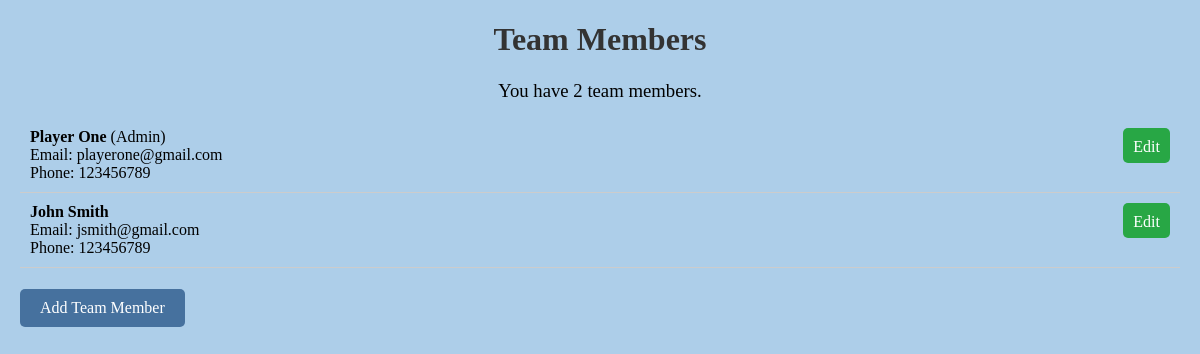
Page /api/ on the earlier database version.
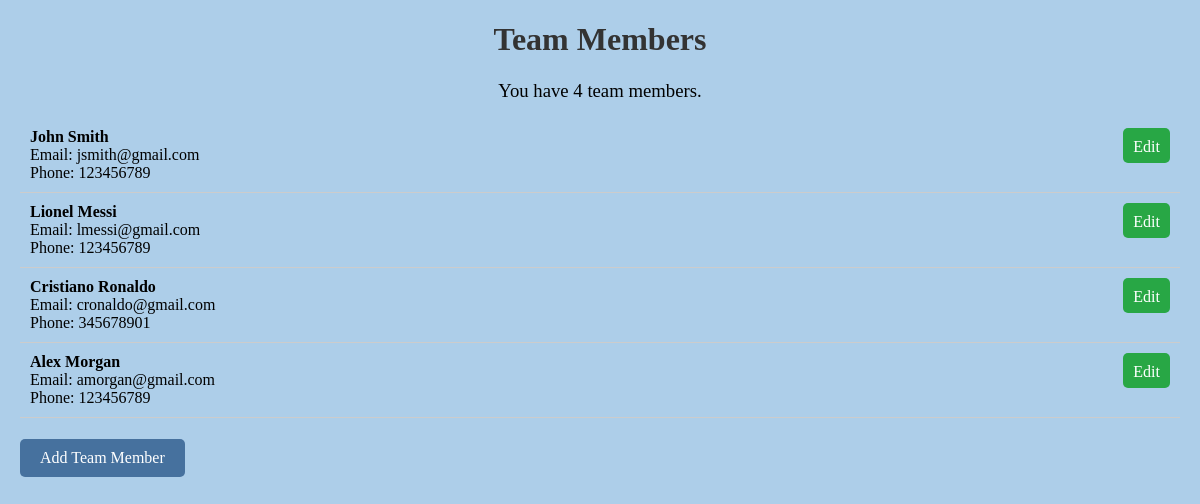
Same page on the later database version.
### myapp/models.py (models this page shows, shortened)
class TeamMember(models.Model):
    ROLE_CHOICES = [
        ('admin', 'Admin'),
        ('regular', 'Regular'),
    ]
    first_name = models.CharField(max_length=100)
    last_name = models.CharField(max_length=100)
    email = models.EmailField(unique=True)
    phone_regex = RegexValidator(regex=r'^\+?1?\d{9,15}$', message="Phone number must be entered in the format: '+999999999'. Up to 15 digits allowed.")
    phone_number = models.CharField(validators=[phone_regex], max_length=17, blank=True) # Validators should be a list
    role = models.CharField(max_length=100)
    created_at = models.DateTimeField(auto_now_add=True)

### myapp/views.py (the view)
# urls.py: path('', team_members_list, name='team_members_list'),
def team_members_list(request):
    team_members = TeamMember.objects.all()
    return render(request, 'team_members_list.html', {'team_members': team_members})

### myapp/templates/team_members_list.html (shortened to what this page needs)
<!DOCTYPE html>
<html lang="en">
<head>
</head>
<body>
    <h1>Team Members</h1>
    <h3> You have {{ team_members|length }} team members. </h3>
    <ul class="team-list">
        {% for member in team_members %}
        <li>
            <span>
                <strong>{{ member.first_name }} {{ member.last_name }}</strong>
                {% if member.role == 'admin' %}
                    (Admin)
                {% endif %}
                <br>
                Email: {{ member.email }}<br>
                Phone: {{ member.phone_number }}<br>
            </span>
            <a href="{% url 'edit_team_member' member.id %}" class="edit-button">Edit</a>
        </li>
        {% endfor %}
    </ul>
    <a href="{% url 'add_team_member' %}" class="add-button"> Add Team Member</a>
</body>
</html>

### myapp/templates/team_members_list.html (style rules this page uses)
body { font-family: Georgia, 'Times New Roman', Times, serif, sans-serif; margin: 20px; background-color: #adcee9; }
h1 { color: #333; text-align: center; }
.add-button { padding: 10px 20px; background-color: #46719e; color: white; border: none; border-radius: 5px; text-decoration: none; text-align: center; display: inline-block; margin-top: 5px; }
h3 { text-align: center; margin-bottom: 15px; font-weight: normal; }
.team-list { list-style: none; padding: 0; }
.team-list li { display: flex; justify-content: space-between; padding: 10px; border-bottom: 1px solid #ccc; }
.edit-button { padding: 5px 10px; background-color: #28a745; color: white; border: none; border-radius: 5px; text-decoration: none; text-align: center; display: inline-block; line-height: 1.8; height: 25px; vertical-align: middle; }

Differences in the rows shown:
removed TeamMember: first_name "Player", last_name "One", role "(Admin)", email "playerone@gmail.com", phone_number "123456789"
added TeamMember: first_name "Lionel", last_name "Messi", email "lmessi@gmail.com", phone_number "123456789"
added TeamMember: first_name "Cristiano", last_name "Ronaldo", email "cronaldo@gmail.com", phone_number "345678901"
added TeamMember: first_name "Alex", last_name "Morgan", email "amorgan@gmail.com", phone_number "123456789"
Other differences:
{{ team_members|length }}: "2" → "4"
